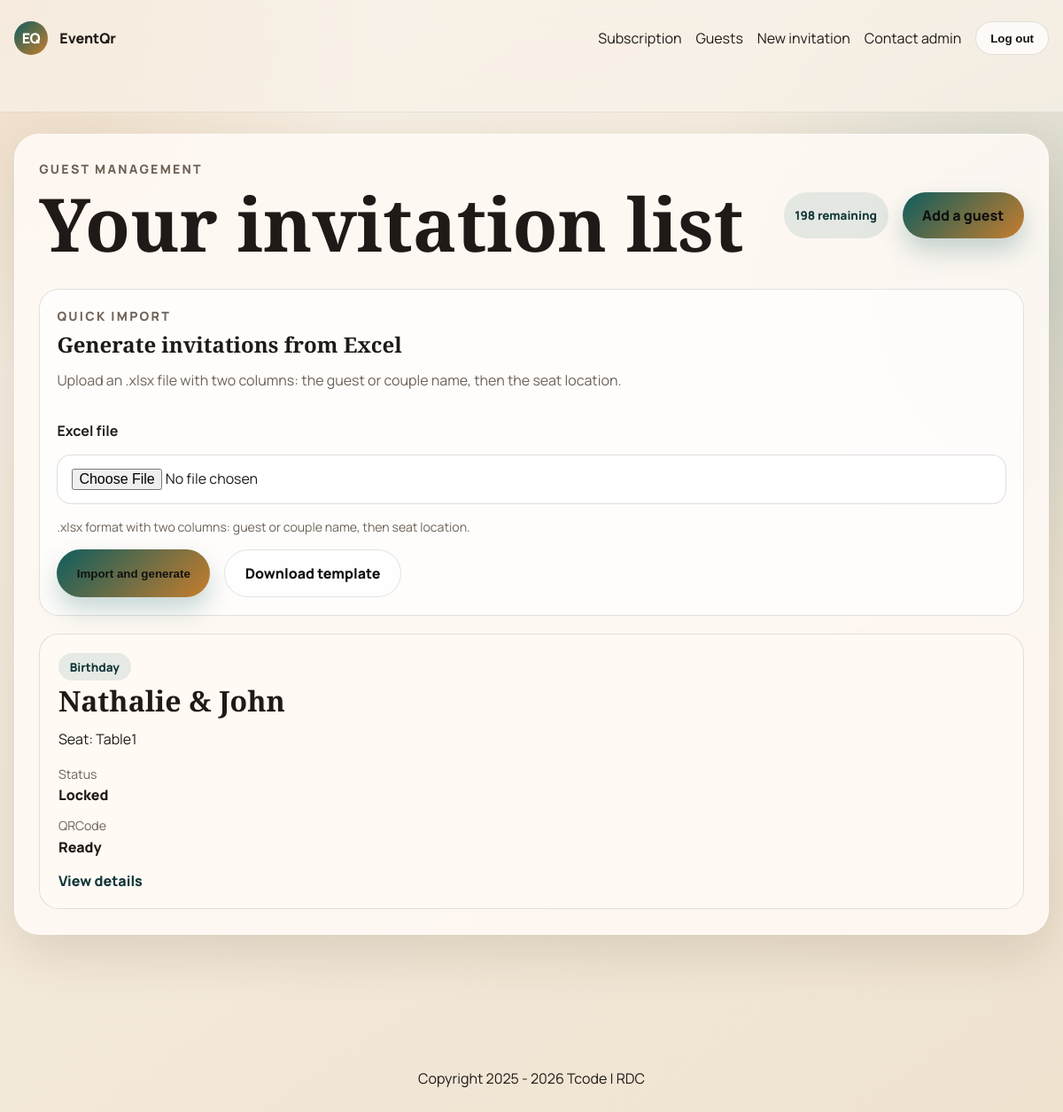
Before: /invites/ (signed in) with the older database file.
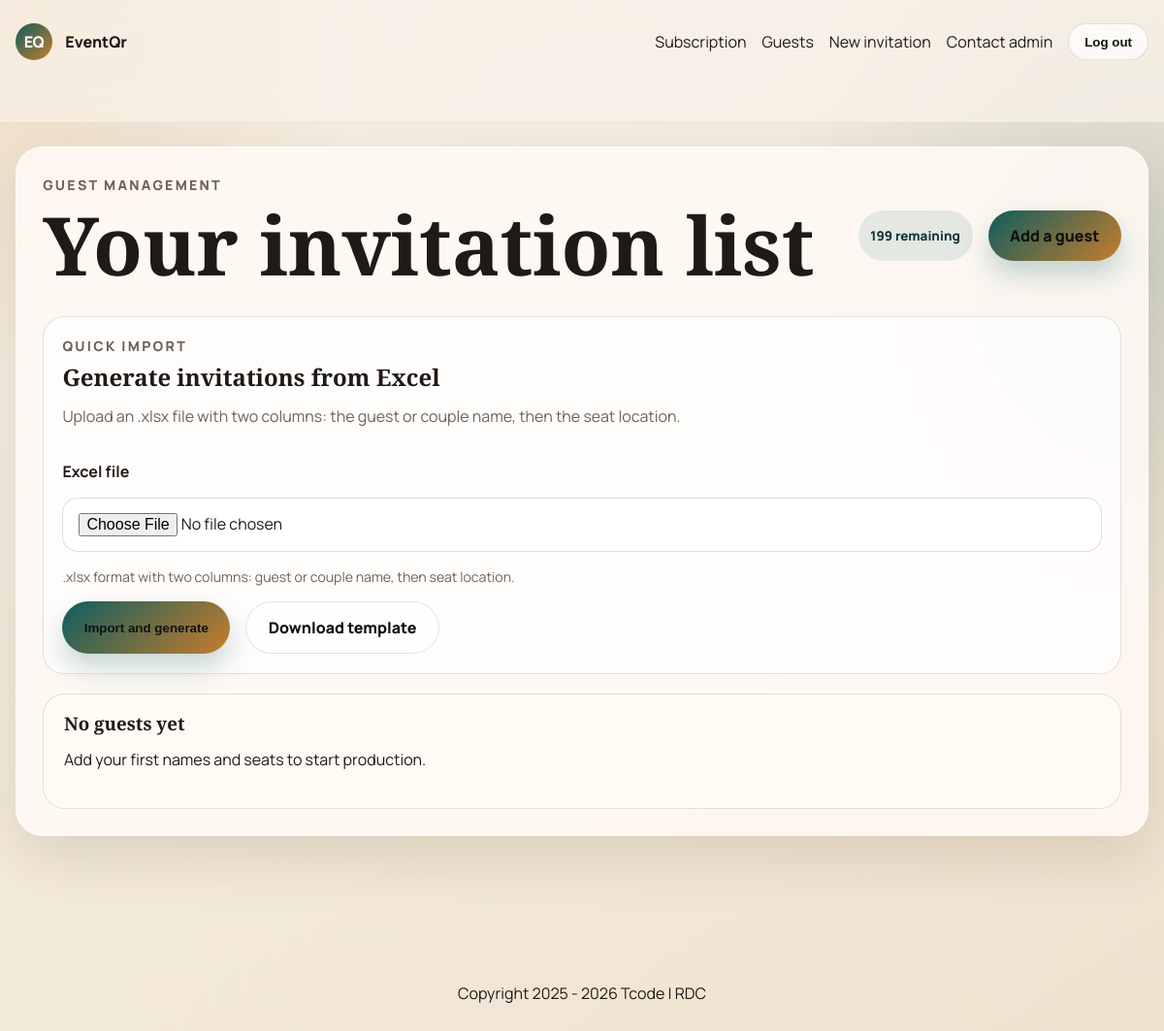
After: the same page with the newer database file.
### invitations/models.py (models this page shows, shortened)
class Subscription(models.Model):
    PLAN_STARTER = "starter"
    PLAN_PRO = "pro"
    PLAN_UNLIMITED = "unlimited"
    STATUS_PENDING = "pending"
    STATUS_ACTIVE = "active"
    STATUS_EXPIRED = "expired"
    STATUS_CANCELLED = "cancelled"
    PROVIDER_AIRTEL = "airtel_money"
    PROVIDER_ORANGE = "orange_money"
    PROVIDER_AFRIMONEY = "afrimoney"
    PROVIDER_MPESA = "mpesa"
    PROVIDER_DEMO_CARD = "demo_card"
    PLAN_CHOICES = [
        (PLAN_STARTER, "1 a 199 invitations"),
        (PLAN_PRO, "200 a 599 invitations"),
        (PLAN_UNLIMITED, "Illimite"),
    ]
    STATUS_CHOICES = [
        (STATUS_PENDING, "En attente"),
        (STATUS_ACTIVE, "Actif"),
        (STATUS_EXPIRED, "Expire"),
        (STATUS_CANCELLED, "Annule"),
    ]
    PROVIDER_CHOICES = [
        (PROVIDER_DEMO_CARD, "Carte demo (Visa)"),
        (PROVIDER_AIRTEL, "Airtel Money"),
        (PROVIDER_ORANGE, "Orange Money"),
        (PROVIDER_AFRIMONEY, "AfriMoney"),
        (PROVIDER_MPESA, "M-Pesa"),
    ]
    organizer = models.ForeignKey(
        OrganizerProfile, on_delete=models.CASCADE, related_name="subscriptions"
    )
    plan_code = models.CharField("Plan", max_length=20, choices=PLAN_CHOICES)
    invitation_limit = models.PositiveIntegerField("Quota", null=True, blank=True)
    price_usd = models.DecimalField("Montant USD", max_digits=8, decimal_places=2)
    provider = models.CharField("Operateur Mobile Money", max_length=20, choices=PROVIDER_CHOICES)
    status = models.CharField(max_length=20, choices=STATUS_CHOICES, default=STATUS_PENDING)
    is_paid = models.BooleanField(default=False)
    paid_at = models.DateTimeField(null=True, blank=True)
    created_at = models.DateTimeField(auto_now_add=True)
    class Meta:
        ordering = ["-created_at"]
    @property
    def remaining_invitations(self):
        if self.invitation_limit is None:
            return None
        used = self.organizer.invitations.count()
        return max(self.invitation_limit - used, 0)

class OrganizerProfile(models.Model):
    MARIAGE = "mariage"
    ANNIVERSAIRE = "anniversaire"
    CONCERT = "concert"
    LANG_FR = "fr"
    LANG_EN = "en"
    EVENT_CHOICES = [
        (MARIAGE, "Mariage"),
        (ANNIVERSAIRE, "Anniversaire"),
        (CONCERT, "Concert"),
    ]
    LANGUAGE_CHOICES = [
        (LANG_FR, "Francais"),
        (LANG_EN, "English"),
    ]
    user = models.OneToOneField(User, on_delete=models.CASCADE, related_name="organizer_profile")
    ceremony_type = models.CharField("Type de ceremonie", max_length=20, choices=EVENT_CHOICES)
    planned_invitations = models.PositiveIntegerField("Nombre d'invitations prevu", default=1)
    phone_number = models.CharField("Numero Mobile Money", max_length=30, blank=True)
    preferred_language = models.CharField(max_length=5, choices=LANGUAGE_CHOICES, default=LANG_FR)
    support_thread_subject = models.CharField(max_length=150, blank=True)
    support_user_can_send = models.BooleanField(default=True)
    last_seen_at = models.DateTimeField(null=True, blank=True)
    created_at = models.DateTimeField(auto_now_add=True)
    def get_event_label_for_language(self, language=None):
        language = (language or self.preferred_language or "fr")[:2]
        labels = {
            self.MARIAGE: {"fr": "Mariage", "en": "Wedding"},
            self.ANNIVERSAIRE: {"fr": "Anniversaire", "en": "Birthday"},
            self.CONCERT: {"fr": "Concert", "en": "Concert"},
        }
        event_labels = labels.get(self.ceremony_type, {})
        return event_labels.get(language) or event_labels.get("fr") or self.ceremony_type
    @property
    def active_subscription(self):
        return self.subscriptions.filter(status=Subscription.STATUS_ACTIVE).order_by("-created_at").first()
    @property
    def has_paid_access(self):
        subscription = self.active_subscription
        return bool(subscription and subscription.is_paid)

class Invitation(models.Model):
    organizer = models.ForeignKey(
        OrganizerProfile, on_delete=models.CASCADE, related_name="invitations"
    )
    subscription = models.ForeignKey(
        Subscription, on_delete=models.PROTECT, related_name="invitations"
    )
    guest_name = models.CharField("Nom de l'invite", max_length=140)
    seat_location = models.CharField("Place dans la salle", max_length=140)
    qr_code = models.ImageField(upload_to="qrcodes/", blank=True)
    slug = models.SlugField(max_length=180, unique=True, blank=True)
    share_token = models.UUIDField(default=uuid.uuid4, unique=True, editable=False)
    printed_at = models.DateTimeField(null=True, blank=True)
    whatsapp_shared_at = models.DateTimeField(null=True, blank=True)
    created_at = models.DateTimeField(auto_now_add=True)
    updated_at = models.DateTimeField(auto_now=True)
    class Meta:
        ordering = ["-created_at"]
    @property
    def event_label(self):
        return self.organizer.get_event_label_for_language()
    @property
    def is_locked(self):
        return bool(self.printed_at or self.whatsapp_shared_at)

### invitations/views.py (the view)
# urls.py: path("invites/", InvitationListView.as_view(), name="list"),
class InvitationListView(InvitationPermissionMixin, ListView):
    template_name = "invitations/invitation_list.html"
    context_object_name = "invitations"
    paginate_by = 12
    def get_queryset(self):
        return super().get_queryset().select_related("subscription", "organizer", "organizer__user")
    def get_context_data(self, **kwargs):
        context = super().get_context_data(**kwargs)
        context["subscription"] = self.request.user.organizer_profile.active_subscription
        context["upload_form"] = ExcelUploadForm()
        return context

### templates/invitations/invitation_list.html (shortened to what this page needs)
{% extends "base.html" %}
{% load bilingual %}
{% block content %}
<main class="dashboard">
    <section class="listing-section">
        <div class="section-head">
            <div>
                <p class="eyebrow">{% tr "Gestion des invites" "Guest management" %}</p>
                <h1>{% tr "Votre liste d'invitations" "Your invitation list" %}</h1>
            </div>
            <div class="action-row">
                <span class="badge">
                    {% if subscription.remaining_invitations == None %}
                    {% tr "Illimite" "Unlimited" %}
                    {% else %}
                    {{ subscription.remaining_invitations }} {% tr "restantes" "remaining" %}
                    {% endif %}
                </span>
                <a class="button button-primary" href="{% url 'invitations:create' %}">{% tr "Ajouter un invite" "Add a guest" %}</a>
            </div>
        </div>
        <div class="import-panel">
            <div>
                <p class="eyebrow">{% tr "Import rapide" "Quick import" %}</p>
                <h2>{% tr "Generer des invitations depuis Excel" "Generate invitations from Excel" %}</h2>
                <p class="hero-text">
                    {% tr "Chargez un fichier .xlsx avec deux colonnes: le nom du couple ou de l'invite, puis son emplacement dans la salle." "Upload an .xlsx file with two columns: the guest or couple name, then the seat location." %}
                </p>
            </div>
            <form method="post" action="{% url 'invitations:import-excel' %}" enctype="multipart/form-data" class="import-form">
                <div class="field-group">
                    <label for="{{ upload_form.excel_file.id_for_label }}">{{ upload_form.excel_file.label }}</label>
                    {{ upload_form.excel_file }}
                    {% if upload_form.excel_file.help_text %}
                    <small class="field-help">{{ upload_form.excel_file.help_text }}</small>
                    {% endif %}
                </div>
                <div class="action-row">
                    <button class="button button-primary" type="submit">{% tr "Importer et generer" "Import and generate" %}</button>
                    <a class="button button-secondary" href="{% url 'invitations:excel-template' %}">{% tr "Telecharger le modele" "Download template" %}</a>
                </div>
            </form>
        </div>
        <div class="card-grid">
            {% for invitation in invitations %}
            <article class="invite-card">
                <span class="badge">{{ invitation.event_label }}</span>
                <h3>{{ invitation.guest_name }}</h3>
                <p>{% tr "Place" "Seat" %}: {{ invitation.seat_location }}</p>
                <dl>
                    <div>
                        <dt>{% tr "Etat" "Status" %}</dt>
                        <dd>{% if invitation.is_locked %}{% tr "Verrouillee" "Locked" %}{% else %}{% tr "Editable" "Editable" %}{% endif %}</dd>
                    </div>
                    <div>
                        <dt>QRCode</dt>
                        <dd>{% if invitation.qr_code %}{% tr "Pret" "Ready" %}{% else %}{% tr "En attente" "Pending" %}{% endif %}</dd>
                    </div>
                </dl>
                <a class="text-link" href="{% url 'invitations:detail' invitation.slug %}">{% tr "Voir le detail" "View details" %}</a>
            </article>
            {% empty %}
            <article class="empty-card">
                <h3>{% tr "Pas encore d'invites" "No guests yet" %}</h3>
                <p>{% tr "Ajoutez vos premiers noms et placements pour lancer la production." "Add your first names and seats to start production." %}</p>
            </article>
            {% endfor %}
        </div>
    </section>
</main>
{% endblock %}

### templates/base.html (shortened to what this page needs)
{% load static bilingual %}
<!DOCTYPE html>
<html lang="{{ LANGUAGE_CODE|default:'fr' }}">
<head>
    <link rel="stylesheet" href="{% static 'css/styles.css' %}">
</head>
<body>
<header class="site-header no-print">
    <div class="page-shell nav-row">
        <a class="brand" href="{% url 'invitations:home' %}">
            <span class="brand-mark">EQ</span>
            <span>EventQr</span>
        </a>
        <nav class="nav-links">
            {% if user.is_authenticated %}
                <a href="{% url 'invitations:subscription' %}">
                    {% tr "Abonnement" "Subscription" %}
                </a>
                <a href="{% url 'invitations:list' %}">
                    {% tr "Invites" "Guests" %}
                </a>
                <a href="{% url 'invitations:create' %}">
                    {% tr "Nouvelle invitation" "New invitation" %}
                </a>
                <a href="{% url 'invitations:contact-admin' %}">
                    {% tr "Contacter l'admin" "Contact admin" %}
                </a>
                <form method="post" action="{% url 'logout' %}">
                    <button class="button button-secondary button-small"
                            type="submit">
                        {% tr "Deconnexion" "Log out" %}
                    </button>
                </form>
            {% endif %}
        </nav>
    </div>
</header>
<div class="page-shell">
    {% block content %}{% endblock %}
</div>
<footer style="text-align:center; padding:20px; margin-top:50px;">
    <p>
        {% tr "Copyright" "Copyright" %}
        2025 - {% now "Y" %}
        <a href="https://carte-invitation-qrcode.onrender.com">
            Tcode
        </a>
        | RDC
    </p>
</footer>
</body>
</html>

Changed rows visible on the page:
removed Invitation: event_label "Birthday", guest_name "Nathalie & John", tr "Seat", seat_location "Table1", tr "Status", tr "Locked", tr "Ready", tr "View details"
computed for Subscription: remaining_invitations "198" → "199"
Other visible differences:
text now shown: "No guests yet Add your first names and seats to start production."
